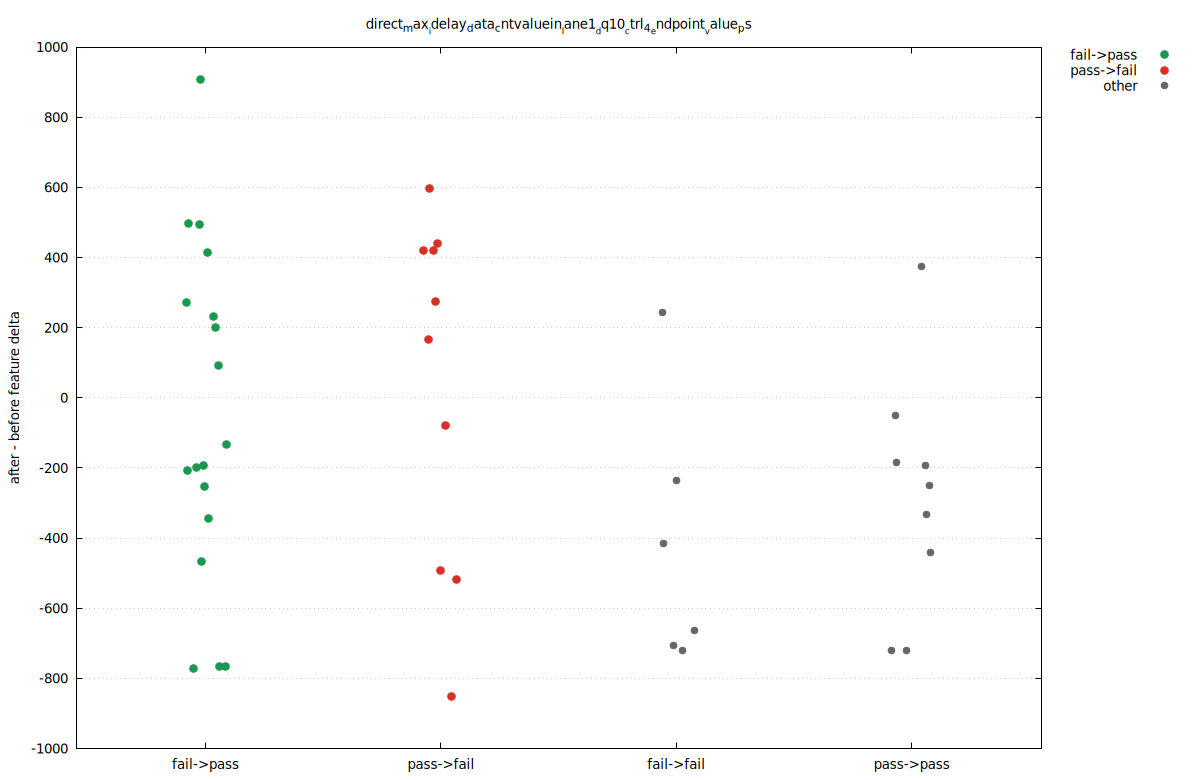

Write gnuplot code to recreate this figure.
set terminal pngcairo size 1200,780 enhanced font 'DejaVu Sans,10'
set output 'delta_10.png'
set datafile separator comma
set key outside right top
set grid ytics
set xrange [0.45:4.55]
set xtics ('fail->pass' 1, 'pass->fail' 2, 'fail->fail' 3, 'pass->pass' 4)
set ylabel 'after - before feature delta'
set title 'direct_max__idelay_data_cntvaluein__lane1__dq10__ctrl_4__endpoint__value_ps'
plot \
  'delta_10.dat' using 1:3 with points pt 7 ps 1.25 lc rgb '#1a9850' title 'fail->pass', \
  'delta_10.dat' using 1:4 with points pt 7 ps 1.25 lc rgb '#d73027' title 'pass->fail', \
  'delta_10.dat' using 1:5 with points pt 7 ps 1.1 lc rgb '#666666' title 'other'
